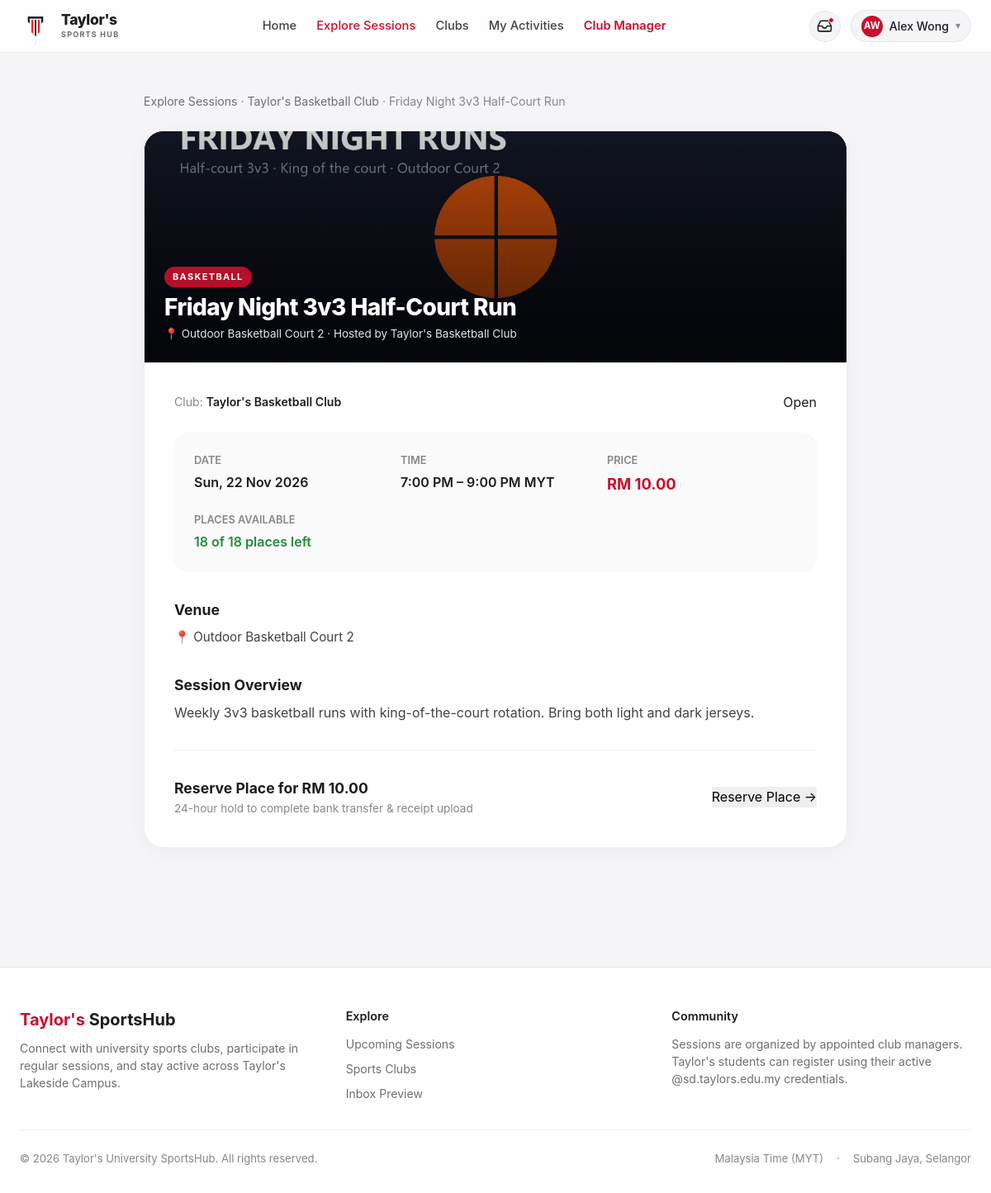
/session-detail.php?id=4 (signed in), run on the app's committed database.
### tables this page shows
CREATE TABLE IF NOT EXISTS `users` (
  `id` INT AUTO_INCREMENT PRIMARY KEY,
  `name` VARCHAR(100) NOT NULL,
  `email` VARCHAR(150) NOT NULL UNIQUE,
  `password_hash` VARCHAR(255) NOT NULL,
  `role` ENUM('student', 'admin') NOT NULL DEFAULT 'student',
  `status` ENUM('active', 'suspended') NOT NULL DEFAULT 'active',
  `phone` VARCHAR(30) NULL,
  `created_at` TIMESTAMP DEFAULT CURRENT_TIMESTAMP,
  `updated_at` TIMESTAMP DEFAULT CURRENT_TIMESTAMP ON UPDATE CURRENT_TIMESTAMP
);

CREATE TABLE IF NOT EXISTS `sessions` (
  `id` INT AUTO_INCREMENT PRIMARY KEY,
  `club_id` INT NOT NULL,
  `title` VARCHAR(200) NOT NULL,
  `description` TEXT NOT NULL,
  `sport_type` VARCHAR(50) NOT NULL,
  `venue` VARCHAR(255) NOT NULL,
  `image_path` VARCHAR(255) NULL,
  `session_date` DATE NOT NULL,
  `start_time` TIME NOT NULL,
  `end_time` TIME NOT NULL,
  `price` DECIMAL(10, 2) NOT NULL DEFAULT 0.00,
  `capacity` INT NOT NULL,
  `status` ENUM('draft', 'published', 'closed', 'cancelled') NOT NULL DEFAULT 'draft',
  `cancellation_reason` VARCHAR(255) NULL,
  `created_by` INT NOT NULL,
  `created_at` TIMESTAMP DEFAULT CURRENT_TIMESTAMP,
  `updated_at` TIMESTAMP DEFAULT CURRENT_TIMESTAMP ON UPDATE CURRENT_TIMESTAMP,
  CONSTRAINT `fk_session_club` FOREIGN KEY (`club_id`) REFERENCES `clubs` (`id`) ON DELETE CASCADE,
  CONSTRAINT `fk_session_creator` FOREIGN KEY (`created_by`) REFERENCES `users` (`id`) ON DELETE CASCADE
);

CREATE TABLE IF NOT EXISTS `clubs` (
  `id` INT AUTO_INCREMENT PRIMARY KEY,
  `name` VARCHAR(150) NOT NULL UNIQUE,
  `slug` VARCHAR(150) NOT NULL UNIQUE,
  `description` TEXT NOT NULL,
  `sport_type` VARCHAR(50) NOT NULL,
  `logo_path` VARCHAR(255) NULL,
  `banner_path` VARCHAR(255) NULL,
  `bank_name` VARCHAR(100) NOT NULL DEFAULT 'Maybank',
  `account_holder` VARCHAR(150) NOT NULL DEFAULT "Taylor's Badminton Club",
  `account_number` VARCHAR(50) NOT NULL DEFAULT '514012345678',
  `duitnow_qr_path` VARCHAR(255) NULL,
  `status` ENUM('active', 'inactive') NOT NULL DEFAULT 'active',
  `created_at` TIMESTAMP DEFAULT CURRENT_TIMESTAMP,
  `updated_at` TIMESTAMP DEFAULT CURRENT_TIMESTAMP ON UPDATE CURRENT_TIMESTAMP
);

### includes/auth.php (called while the page is built, shortened)
<?php
function is_logged_in(): bool {
    return !empty($_SESSION['user_id']);
}
function current_user(): ?array {
    static $cached_user = null;
    if ($cached_user !== null && $cached_user['id'] === (int)$_SESSION['user_id']) {
        return $cached_user;
    }
    $db = get_db_connection();
    $stmt = $db->prepare("SELECT id, name, email, role, status, phone, created_at FROM users WHERE id = :id LIMIT 1");
    $stmt->execute([':id' => $_SESSION['user_id']]);
    $user = $stmt->fetch();
    $cached_user = $user;
    return $user;
}

### config/app.php (called while the page is built, shortened)
<?php
function app_url(string $path): string {
    return APP_BASE_PATH . '/' . ltrim($path, '/');
}

### session-detail.php (the view, shortened to what this page needs)
<?php
require_once __DIR__ . '/includes/auth.php';
require_once __DIR__ . '/includes/helpers.php';
$session_id = (int)($_GET['id'] ?? 0);
$db = get_db_connection();
$stmt = $db->prepare("SELECT s.*, c.name AS club_name, c.slug AS club_slug, c.bank_name, c.account_holder, c.account_number
                      FROM sessions s
                      INNER JOIN clubs c ON s.club_id = c.id
                      WHERE s.id = :id LIMIT 1");
$stmt->execute([':id' => $session_id]);
$seat_info = get_session_seat_info($session_id);
$current_user = current_user();
$existing_reg = $current_user ? get_user_session_registration($session_id, $current_user['id']) : null;
require_once __DIR__ . '/includes/header.php';
?>
<div style="max-width: 900px; margin: 0 auto; padding: 3rem 1.5rem;">
    <div style="font-size: 0.88rem; color: #86868b; margin-bottom: 1.5rem;">
        <a href="<?= app_url('/sessions.php') ?>" style="color: #6e6e73; text-decoration: none;">Explore Sessions</a>
        <span> · </span>
        <a href="<?= app_url('/club.php?id=' . $session['club_id']) ?>" style="color: #6e6e73; text-decoration: none;"><?= e($session['club_name']) ?></a>
        <span> · </span>
        <span><?= e($session['title']) ?></span>
    </div>
    <div style="background: #fff; border-radius: 24px; border: 1px solid rgba(0,0,0,0.06); box-shadow: 0 6px 24px rgba(0,0,0,0.04); overflow: hidden; margin-bottom: 2rem;">
        <div style="position: relative; width: 100%; height: 280px; background: #141824; overflow: hidden;">
            <img src="<?= e(get_session_cover_url($session)) ?>" alt="<?= e($session['title']) ?>" style="width: 100%; height: 100%; object-fit: cover; display: block;">
            <div style="position: absolute; inset: 0; background: linear-gradient(180deg, rgba(0,0,0,0.2) 0%, rgba(0,0,0,0.7) 100%); display: flex; align-items: flex-end; padding: 24px;">
                <div style="color: #fff;">
                    <span style="font-size: 11px; font-weight: 700; letter-spacing: 0.12em; text-transform: uppercase; background: rgba(200, 16, 46, 0.9); padding: 4px 10px; border-radius: 980px; display: inline-block; margin-bottom: 8px;">
                        <?= e($session['sport_type']) ?>
                    </span>
                    <h2 style="font-size: 1.75rem; font-weight: 800; color: #fff; margin: 0 0 4px; letter-spacing: -0.02em; line-height: 1.2;">
                        <?= e($session['title']) ?>
                    </h2>
                    <div style="font-size: 13.5px; color: #e5e7eb;">
                        📍 <?= e($session['venue']) ?> · Hosted by <?= e($session['club_name']) ?>
                    </div>
                </div>
            </div>
        </div>
        <div style="padding: 2.25rem;">
            <div style="display: flex; justify-content: space-between; align-items: center; margin-bottom: 1.5rem; flex-wrap: wrap; gap: 0.75rem;">
                <div style="display: flex; align-items: center; gap: 0.75rem;">
                    <span style="font-size: 0.88rem; color: #86868b;">Club: <a href="<?= app_url('/club.php?id=' . $session['club_id']) ?>" style="color: #1d1d1f; font-weight: 600; text-decoration: none;"><?= e($session['club_name']) ?></a></span>
                </div>
                <div>
                    <?= get_status_badge($session['status']) ?>
                </div>
            </div>
        <div style="display: grid; grid-template-columns: repeat(auto-fit, minmax(200px, 1fr)); gap: 1.25rem; background: #fafafa; border-radius: 16px; padding: 1.5rem; margin-bottom: 2rem;">
            <div>
                <span style="display: block; font-size: 0.8rem; color: #86868b; text-transform: uppercase; font-weight: 600; margin-bottom: 0.25rem;">Date</span>
                <span style="font-size: 1rem; font-weight: 600; color: #1d1d1f;"><?= format_session_date($session['session_date']) ?></span>
            </div>
            <div>
                <span style="display: block; font-size: 0.8rem; color: #86868b; text-transform: uppercase; font-weight: 600; margin-bottom: 0.25rem;">Time</span>
                <span style="font-size: 1rem; font-weight: 600; color: #1d1d1f;"><?= format_session_time_range($session['start_time'], $session['end_time']) ?></span>
            </div>
            <div>
                <span style="display: block; font-size: 0.8rem; color: #86868b; text-transform: uppercase; font-weight: 600; margin-bottom: 0.25rem;">Price</span>
                <span style="font-size: 1.15rem; font-weight: 700; color: #c8102e;"><?= format_price($session['price']) ?></span>
            </div>
            <div>
                <span style="display: block; font-size: 0.8rem; color: #86868b; text-transform: uppercase; font-weight: 600; margin-bottom: 0.25rem;">Places Available</span>
                <span style="font-size: 1rem; font-weight: 600; color: <?= $seat_info['is_full'] ? '#d70015' : '#248a3d' ?>;">
                    <?= $seat_info['seats_left'] ?> of <?= $seat_info['capacity'] ?> places left
                </span>
            </div>
        </div>
        <div style="margin-bottom: 2rem;">
            <h3 style="font-size: 1.1rem; font-weight: 700; color: #1d1d1f; margin: 0 0 0.5rem;">Venue</h3>
            <p style="font-size: 0.95rem; color: #424245; margin: 0;">📍 <?= e($session['venue']) ?></p>
        </div>
        <div style="margin-bottom: 2rem;">
            <h3 style="font-size: 1.1rem; font-weight: 700; color: #1d1d1f; margin: 0 0 0.5rem;">Session Overview</h3>
            <p style="font-size: 1rem; color: #424245; line-height: 1.6; margin: 0; white-space: pre-line;"><?= e($session['description']) ?></p>
        </div>
        <div style="border-top: 1px solid #f0f0f2; padding-top: 2rem;">
            <?php if (!$current_user): ?>
                <div style="text-align: center; padding: 1.5rem; background: #fafafa; border-radius: 16px;">
                    <p style="font-size: 1rem; color: #424245; margin: 0 0 1rem;">Sign in with your Taylor's student email to join this session.</p>
                    <a href="<?= app_url('/login.php?redirect=' . urlencode($_SERVER['REQUEST_URI'] ?? '/sessions.php')) ?>" class="btn-hero-primary" style="display: inline-block;">
                        Sign in to Register
                    </a>
                </div>
            <?php elseif ($seat_info['is_full']): ?>
                <div style="background: #fff2f2; border-radius: 14px; padding: 1.25rem; text-align: center; color: #c81e27; font-weight: 600;">
                    This session is currently full (<?= $seat_info['capacity'] ?> / <?= $seat_info['capacity'] ?>). Check back later if a spot opens up.
                </div>
            <?php else: ?>
                <form method="POST" action="<?= app_url('/reserve.php') ?>">
                    <div style="display: flex; justify-content: space-between; align-items: center; flex-wrap: wrap; gap: 1rem;">
                        <div>
                            <div style="font-size: 1.1rem; font-weight: 700; color: #1d1d1f;">
                                <?= (float)$session['price'] <= 0 ? 'Join Free Session' : 'Reserve Place for ' . format_price($session['price']) ?>
                            </div>
                            <div style="font-size: 0.85rem; color: #86868b;">
                                <?= (float)$session['price'] <= 0 ? 'Instant confirmation' : '24-hour hold to complete bank transfer & receipt upload' ?>
                            </div>
                        </div>
                        <button type="submit" class="btn-hero-primary" style="border: none; cursor: pointer;">
                            <?= (float)$session['price'] <= 0 ? 'Join Session Now' : 'Reserve Place →' ?>
                        </button>
                    </div>
                </form>
            <?php endif; ?>
        </div>
    </div>
</div>
<?php require_once __DIR__ . '/includes/footer.php'; ?>

### includes/header.php (shortened to what this page needs)
<?php
require_once __DIR__ . '/auth.php';
require_once __DIR__ . '/helpers.php';
$current_user = current_user();
$current_page = basename($_SERVER['PHP_SELF']);
$managed_clubs = $current_user ? get_user_managed_clubs($current_user['id']) : [];
$is_any_manager = !empty($managed_clubs) || ($current_user && $current_user['role'] === 'admin');
?>
<!DOCTYPE html>
<html lang="en">
<head>
    <link rel="stylesheet" href="<?= APP_BASE_PATH ?>/assets/css/style.css">
</head>
<body>
<header class="site-nav">
    <div class="nav-container">
        <a href="<?= APP_BASE_PATH ?>/index.php" class="brand-group" aria-label="Taylor's SportsHub Home">
            <?= get_site_logo_html() ?>
            <div class="brand-text">
                <span class="brand-title">Taylor's</span>
                <span class="brand-subtitle">SPORTS HUB</span>
            </div>
        </a>
        <nav class="nav-links" aria-label="Main Navigation">
            <a href="<?= APP_BASE_PATH ?>/index.php" class="nav-item <?= $current_page === 'index.php' ? 'active' : '' ?>">Home</a>
            <a href="<?= APP_BASE_PATH ?>/sessions.php" class="nav-item <?= in_array($current_page, ['sessions.php', 'session-detail.php']) ? 'active' : '' ?>">Explore Sessions</a>
            <a href="<?= APP_BASE_PATH ?>/clubs.php" class="nav-item <?= in_array($current_page, ['clubs.php', 'club.php']) ? 'active' : '' ?>">Clubs</a>
            <?php if ($current_user): ?>
                <a href="<?= APP_BASE_PATH ?>/my-activities.php" class="nav-item <?= in_array($current_page, ['my-activities.php', 'payment.php', 'cancel-registration.php']) ? 'active' : '' ?>">My Activities</a>
                <?php if ($is_any_manager): ?>
                    <a href="<?= APP_BASE_PATH ?>/manager/sessions.php" class="nav-item <?= str_contains($_SERVER['SCRIPT_NAME'] ?? '', '/manager/') ? 'active' : '' ?>" style="color: #c8102e; font-weight: 600;">Club Manager</a>
                <?php endif; ?>
            <?php endif; ?>
        </nav>
        <div class="nav-auth-actions">
            <?php if ($current_user): ?>
                <a href="<?= APP_BASE_PATH ?>/inbox.php" class="nav-inbox-btn <?= $current_page === 'inbox.php' ? 'active' : '' ?>" title="Inbox notifications (Prototype preview)" aria-label="Inbox notifications">
                    <svg width="19" height="19" fill="none" stroke="currentColor" stroke-width="2" stroke-linecap="round" stroke-linejoin="round" viewBox="0 0 24 24"><path d="M22 12h-6l-2 3h-4l-2-3H2"/><path d="M5.45 5.11 2 12v6a2 2 0 0 0 2 2h16a2 2 0 0 0 2-2v-6l-3.45-6.89A2 2 0 0 0 16.76 4H7.24a2 2 0 0 0-1.79 1.11z"/></svg>
                    <span class="nav-inbox-dot" aria-hidden="true"></span>
                </a>
                <div class="user-pill" tabindex="0" aria-label="User profile menu">
                    <div class="user-avatar-badge"><?= get_initials($current_user['name']) ?></div>
                    <span><?= e($current_user['name']) ?></span>
                    <span style="font-size: 0.75rem; color: #86868b;">▾</span>
                </div>
            <?php else: ?>
                <a href="<?= APP_BASE_PATH ?>/login.php" class="btn-nav-login">Sign in</a>
                <a href="<?= APP_BASE_PATH ?>/register.php" class="btn-nav-signup">Sign up</a>
            <?php endif; ?>
        </div>
    </div>
</header>
<main id="main-content">

### data on the page
users: name "AW", name "Alex Wong"
sessions: club.name "Taylor's Basketball Club", title "Friday Night 3v3 Half-Court Run", image_path (picture), sport_type "BASKETBALL", venue "Outdoor Basketball Court 2", session_date "Sun, 22 Nov 2026", start_time+end_time "7:00 PM – 9:00 PM MYT", price "RM 10.00", description "Weekly 3v3 basketball runs with king-of-the-court rotation. Bring both light and dark jerseys."

### other printed values
$label "Open"
$seat_info['seats_left'] "18"
$seat_info['capacity'] "18"
